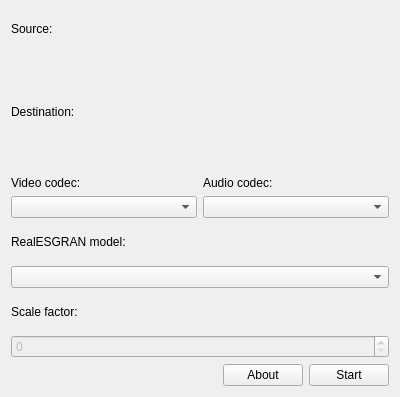
<?xml version="1.0" encoding="UTF-8"?>
<ui version="4.0">
 <class>MainWindow</class>
 <widget class="QWidget" name="MainWindow">
  <property name="geometry">
   <rect>
    <x>0</x>
    <y>0</y>
    <width>400</width>
    <height>397</height>
   </rect>
  </property>
  <property name="minimumSize">
   <size>
    <width>400</width>
    <height>397</height>
   </size>
  </property>
  <property name="windowTitle">
   <string>ScaleUp</string>
  </property>
  <property name="locale">
   <locale language="English" country="UnitedStates"/>
  </property>
  <layout class="QVBoxLayout" name="verticalLayout">
   <item>
    <widget class="QLabel" name="sourceLabel">
     <property name="text">
      <string>Source:</string>
     </property>
    </widget>
   </item>
   <item>
    <widget class="FileSelection" name="sourceFileSelection"/>
   </item>
   <item>
    <widget class="QLabel" name="destinationLabel">
     <property name="text">
      <string>Destination:</string>
     </property>
    </widget>
   </item>
   <item>
    <widget class="FileSelection" name="destinationFileSelection">
     <property name="existingFile">
      <bool>false</bool>
     </property>
    </widget>
   </item>
   <item>
    <layout class="QHBoxLayout" name="codecLayout">
     <item>
      <layout class="QVBoxLayout" name="videoCodecLayout">
       <item>
        <widget class="QLabel" name="videoCodeLabel">
         <property name="text">
          <string>Video codec:</string>
         </property>
        </widget>
       </item>
       <item>
        <widget class="QComboBox" name="videoCodecInput"/>
       </item>
      </layout>
     </item>
     <item>
      <layout class="QVBoxLayout" name="audioCodecLayout">
       <item>
        <widget class="QLabel" name="audioCodecLabel">
         <property name="text">
          <string>Audio codec:</string>
         </property>
        </widget>
       </item>
       <item>
        <widget class="QComboBox" name="audioCodecInput"/>
       </item>
      </layout>
     </item>
    </layout>
   </item>
   <item>
    <widget class="QLabel" name="upscalerModelLabel">
     <property name="text">
      <string>RealESGRAN model:</string>
     </property>
    </widget>
   </item>
   <item>
    <widget class="QComboBox" name="upscalerModelInput"/>
   </item>
   <item>
    <widget class="QLabel" name="scaleLabel">
     <property name="text">
      <string>Scale factor:</string>
     </property>
    </widget>
   </item>
   <item>
    <widget class="QSpinBox" name="scaleInput">
     <property name="enabled">
      <bool>false</bool>
     </property>
    </widget>
   </item>
   <item>
    <layout class="QHBoxLayout" name="bottomLayout">
     <item>
      <spacer name="horizontalSpacer">
       <property name="orientation">
        <enum>Qt::Horizontal</enum>
       </property>
       <property name="sizeHint" stdset="0">
        <size>
         <width>40</width>
         <height>20</height>
        </size>
       </property>
      </spacer>
     </item>
     <item>
      <widget class="QPushButton" name="aboutButton">
       <property name="text">
        <string>About</string>
       </property>
      </widget>
     </item>
     <item>
      <widget class="QPushButton" name="startButton">
       <property name="text">
        <string>Start</string>
       </property>
      </widget>
     </item>
    </layout>
   </item>
  </layout>
 </widget>
 <customwidgets>
  <customwidget>
   <class>FileSelection</class>
   <extends>QFrame</extends>
   <header>ScaleUp.gui.FileSelection.FileSelection</header>
   <container>1</container>
  </customwidget>
 </customwidgets>
 <resources/>
 <connections/>
</ui>
